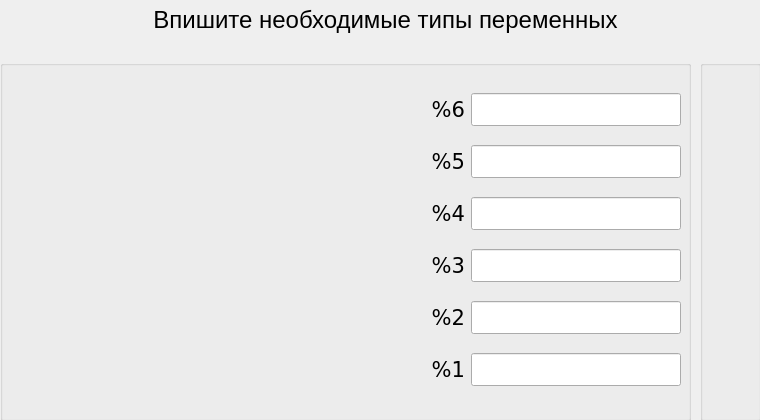
<?xml version="1.0" encoding="UTF-8"?>
<ui version="4.0">
 <class>Dialog</class>
 <widget class="QDialog" name="Dialog">
  <property name="geometry">
   <rect>
    <x>0</x>
    <y>0</y>
    <width>760</width>
    <height>420</height>
   </rect>
  </property>
  <property name="minimumSize">
   <size>
    <width>760</width>
    <height>420</height>
   </size>
  </property>
  <property name="maximumSize">
   <size>
    <width>760</width>
    <height>420</height>
   </size>
  </property>
  <property name="windowTitle">
   <string>Dialog</string>
  </property>
  <widget class="QLabel" name="label">
   <property name="geometry">
    <rect>
     <x>20</x>
     <y>0</y>
     <width>731</width>
     <height>41</height>
    </rect>
   </property>
   <property name="font">
    <font>
     <pointsize>18</pointsize>
    </font>
   </property>
   <property name="text">
    <string>&lt;html&gt;&lt;head/&gt;&lt;body&gt;&lt;p&gt;Впишите необходимые типы переменных&lt;/p&gt;&lt;/body&gt;&lt;/html&gt;</string>
   </property>
   <property name="alignment">
    <set>Qt::AlignCenter</set>
   </property>
  </widget>
  <widget class="QGroupBox" name="groupBox_2">
   <property name="geometry">
    <rect>
     <x>700</x>
     <y>60</y>
     <width>61</width>
     <height>361</height>
    </rect>
   </property>
   <property name="title">
    <string/>
   </property>
   <widget class="QWidget" name="layoutWidget">
    <property name="geometry">
     <rect>
      <x>10</x>
      <y>20</y>
      <width>48</width>
      <height>321</height>
     </rect>
    </property>
    <layout class="QGridLayout" name="gridLayout_2">
     <property name="verticalSpacing">
      <number>6</number>
     </property>
     <item row="0" column="0">
      <widget class="QLabel" name="label_0">
       <property name="text">
        <string/>
       </property>
      </widget>
     </item>
     <item row="1" column="0">
      <widget class="QLabel" name="label_1">
       <property name="text">
        <string/>
       </property>
      </widget>
     </item>
     <item row="2" column="0">
      <widget class="QLabel" name="label_2">
       <property name="text">
        <string/>
       </property>
      </widget>
     </item>
     <item row="3" column="0">
      <widget class="QLabel" name="label_3">
       <property name="text">
        <string/>
       </property>
      </widget>
     </item>
     <item row="4" column="0">
      <widget class="QLabel" name="label_4">
       <property name="text">
        <string/>
       </property>
      </widget>
     </item>
     <item row="5" column="0">
      <widget class="QLabel" name="label_5">
       <property name="text">
        <string/>
       </property>
      </widget>
     </item>
    </layout>
   </widget>
  </widget>
  <widget class="QGroupBox" name="groupBox">
   <property name="geometry">
    <rect>
     <x>0</x>
     <y>60</y>
     <width>691</width>
     <height>361</height>
    </rect>
   </property>
   <property name="title">
    <string/>
   </property>
   <widget class="QWidget" name="layoutWidget">
    <property name="geometry">
     <rect>
      <x>10</x>
      <y>20</y>
      <width>671</width>
      <height>321</height>
     </rect>
    </property>
    <layout class="QGridLayout" name="gridLayout" columnstretch="2,0">
     <item row="0" column="1">
      <widget class="QLineEdit" name="lineEdit_0">
       <property name="font">
        <font>
         <family>Verdana</family>
         <pointsize>16</pointsize>
        </font>
       </property>
       <property name="text">
        <string/>
       </property>
       <property name="alignment">
        <set>Qt::AlignCenter</set>
       </property>
      </widget>
     </item>
     <item row="1" column="1">
      <widget class="QLineEdit" name="lineEdit_1">
       <property name="font">
        <font>
         <family>Verdana</family>
         <pointsize>16</pointsize>
        </font>
       </property>
       <property name="text">
        <string/>
       </property>
       <property name="alignment">
        <set>Qt::AlignCenter</set>
       </property>
      </widget>
     </item>
     <item row="2" column="1">
      <widget class="QLineEdit" name="lineEdit_2">
       <property name="font">
        <font>
         <family>Verdana</family>
         <pointsize>16</pointsize>
        </font>
       </property>
       <property name="text">
        <string/>
       </property>
       <property name="alignment">
        <set>Qt::AlignCenter</set>
       </property>
      </widget>
     </item>
     <item row="3" column="1">
      <widget class="QLineEdit" name="lineEdit_3">
       <property name="font">
        <font>
         <family>Verdana</family>
         <pointsize>16</pointsize>
        </font>
       </property>
       <property name="text">
        <string/>
       </property>
       <property name="alignment">
        <set>Qt::AlignCenter</set>
       </property>
      </widget>
     </item>
     <item row="4" column="1">
      <widget class="QLineEdit" name="lineEdit_4">
       <property name="font">
        <font>
         <family>Verdana</family>
         <pointsize>16</pointsize>
        </font>
       </property>
       <property name="text">
        <string/>
       </property>
       <property name="alignment">
        <set>Qt::AlignCenter</set>
       </property>
      </widget>
     </item>
     <item row="5" column="1">
      <widget class="QLineEdit" name="lineEdit_5">
       <property name="font">
        <font>
         <family>Verdana</family>
         <pointsize>16</pointsize>
        </font>
       </property>
       <property name="text">
        <string/>
       </property>
       <property name="alignment">
        <set>Qt::AlignCenter</set>
       </property>
      </widget>
     </item>
     <item row="0" column="0">
      <widget class="QLabel" name="label_0">
       <property name="font">
        <font>
         <family>Verdana</family>
         <pointsize>16</pointsize>
        </font>
       </property>
       <property name="text">
        <string>%6</string>
       </property>
       <property name="textFormat">
        <enum>Qt::PlainText</enum>
       </property>
       <property name="alignment">
        <set>Qt::AlignRight|Qt::AlignTrailing|Qt::AlignVCenter</set>
       </property>
      </widget>
     </item>
     <item row="1" column="0">
      <widget class="QLabel" name="label_1">
       <property name="font">
        <font>
         <family>Verdana</family>
         <pointsize>16</pointsize>
        </font>
       </property>
       <property name="text">
        <string>%5</string>
       </property>
       <property name="textFormat">
        <enum>Qt::PlainText</enum>
       </property>
       <property name="alignment">
        <set>Qt::AlignRight|Qt::AlignTrailing|Qt::AlignVCenter</set>
       </property>
      </widget>
     </item>
     <item row="2" column="0">
      <widget class="QLabel" name="label_2">
       <property name="font">
        <font>
         <family>Verdana</family>
         <pointsize>16</pointsize>
        </font>
       </property>
       <property name="text">
        <string>%4</string>
       </property>
       <property name="textFormat">
        <enum>Qt::PlainText</enum>
       </property>
       <property name="alignment">
        <set>Qt::AlignRight|Qt::AlignTrailing|Qt::AlignVCenter</set>
       </property>
      </widget>
     </item>
     <item row="3" column="0">
      <widget class="QLabel" name="label_3">
       <property name="font">
        <font>
         <family>Verdana</family>
         <pointsize>16</pointsize>
        </font>
       </property>
       <property name="text">
        <string>%3</string>
       </property>
       <property name="textFormat">
        <enum>Qt::PlainText</enum>
       </property>
       <property name="alignment">
        <set>Qt::AlignRight|Qt::AlignTrailing|Qt::AlignVCenter</set>
       </property>
      </widget>
     </item>
     <item row="4" column="0">
      <widget class="QLabel" name="label_4">
       <property name="font">
        <font>
         <family>Verdana</family>
         <pointsize>16</pointsize>
        </font>
       </property>
       <property name="text">
        <string>%2</string>
       </property>
       <property name="textFormat">
        <enum>Qt::PlainText</enum>
       </property>
       <property name="alignment">
        <set>Qt::AlignRight|Qt::AlignTrailing|Qt::AlignVCenter</set>
       </property>
      </widget>
     </item>
     <item row="5" column="0">
      <widget class="QLabel" name="label_5">
       <property name="font">
        <font>
         <family>Verdana</family>
         <pointsize>16</pointsize>
        </font>
       </property>
       <property name="layoutDirection">
        <enum>Qt::LeftToRight</enum>
       </property>
       <property name="text">
        <string>%1</string>
       </property>
       <property name="textFormat">
        <enum>Qt::PlainText</enum>
       </property>
       <property name="alignment">
        <set>Qt::AlignRight|Qt::AlignTrailing|Qt::AlignVCenter</set>
       </property>
      </widget>
     </item>
    </layout>
   </widget>
  </widget>
 </widget>
 <resources/>
 <connections/>
</ui>
